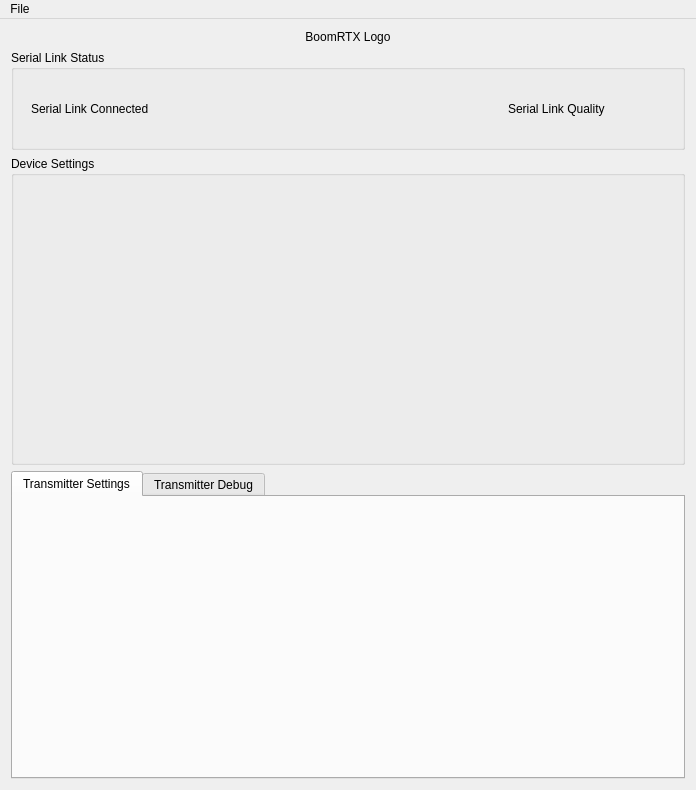
<?xml version="1.0" encoding="UTF-8"?>
<ui version="4.0">
 <class>MainWindow</class>
 <widget class="QMainWindow" name="MainWindow">
  <property name="geometry">
   <rect>
    <x>0</x>
    <y>0</y>
    <width>696</width>
    <height>790</height>
   </rect>
  </property>
  <property name="windowTitle">
   <string>BoomRTX Configuration Tool</string>
  </property>
  <widget class="QWidget" name="centralWidget">
   <layout class="QGridLayout" name="gridLayout_2">
    <item row="2" column="0">
     <widget class="QGroupBox" name="groupBox_3">
      <property name="sizePolicy">
       <sizepolicy hsizetype="Preferred" vsizetype="Preferred">
        <horstretch>0</horstretch>
        <verstretch>1</verstretch>
       </sizepolicy>
      </property>
      <property name="title">
       <string>Device Settings</string>
      </property>
      <layout class="QGridLayout" name="gridLayout_3">
       <item row="3" column="0">
        <widget class="PropertyFrame" name="deviceTxPower" native="true"/>
       </item>
       <item row="1" column="0">
        <widget class="PropertyFrame" name="deviceId" native="true"/>
       </item>
       <item row="0" column="0">
        <widget class="PropertyFrame" name="deviceType" native="true"/>
       </item>
       <item row="2" column="0">
        <widget class="PropertyFrame" name="deviceChannel" native="true"/>
       </item>
      </layout>
     </widget>
    </item>
    <item row="1" column="0">
     <widget class="QGroupBox" name="groupBox">
      <property name="maximumSize">
       <size>
        <width>16777215</width>
        <height>100</height>
       </size>
      </property>
      <property name="title">
       <string>Serial Link Status</string>
      </property>
      <layout class="QGridLayout" name="gridLayout">
       <item row="0" column="5">
        <widget class="QRoundProgressBar" name="qualityValue" native="true">
         <property name="minimumSize">
          <size>
           <width>60</width>
           <height>60</height>
          </size>
         </property>
        </widget>
       </item>
       <item row="0" column="1">
        <widget class="QLabel" name="serialLinkLabel">
         <property name="text">
          <string>Serial Link Connected</string>
         </property>
        </widget>
       </item>
       <item row="0" column="4">
        <widget class="QLabel" name="label">
         <property name="text">
          <string>Serial Link Quality</string>
         </property>
        </widget>
       </item>
       <item row="0" column="0">
        <widget class="LedIndicator" name="serialLinkLed" native="true"/>
       </item>
       <item row="0" column="3">
        <widget class="LedIndicator" name="serialQualityLed" native="true"/>
       </item>
       <item row="0" column="2">
        <spacer name="horizontalSpacer">
         <property name="orientation">
          <enum>Qt::Horizontal</enum>
         </property>
         <property name="sizeHint" stdset="0">
          <size>
           <width>40</width>
           <height>20</height>
          </size>
         </property>
        </spacer>
       </item>
      </layout>
     </widget>
    </item>
    <item row="3" column="0">
     <widget class="QTabWidget" name="transmitterSettings">
      <property name="sizePolicy">
       <sizepolicy hsizetype="Expanding" vsizetype="MinimumExpanding">
        <horstretch>0</horstretch>
        <verstretch>1</verstretch>
       </sizepolicy>
      </property>
      <property name="minimumSize">
       <size>
        <width>0</width>
        <height>200</height>
       </size>
      </property>
      <property name="currentIndex">
       <number>0</number>
      </property>
      <widget class="QWidget" name="tab">
       <attribute name="title">
        <string>Transmitter Settings</string>
       </attribute>
       <layout class="QGridLayout" name="gridLayout_4">
        <item row="0" column="0">
         <widget class="PropertyFrame" name="targetDevice1" native="true">
          <property name="minimumSize">
           <size>
            <width>0</width>
            <height>60</height>
           </size>
          </property>
         </widget>
        </item>
        <item row="1" column="0">
         <widget class="PropertyFrame" name="targetDevice2" native="true">
          <property name="minimumSize">
           <size>
            <width>0</width>
            <height>60</height>
           </size>
          </property>
         </widget>
        </item>
       </layout>
      </widget>
      <widget class="QWidget" name="tab_2">
       <attribute name="title">
        <string>Transmitter Debug</string>
       </attribute>
       <layout class="QVBoxLayout" name="verticalLayout">
        <item>
         <widget class="QGroupBox" name="groupBox_5">
          <property name="title">
           <string>Target Selection</string>
          </property>
          <layout class="QGridLayout" name="gridLayout_5">
           <item row="0" column="0">
            <widget class="QRadioButton" name="radioSwitchTarget1">
             <property name="text">
              <string>Target #1</string>
             </property>
             <property name="checked">
              <bool>true</bool>
             </property>
            </widget>
           </item>
           <item row="0" column="1">
            <widget class="QRadioButton" name="radioSwitchTarget2">
             <property name="text">
              <string>Target #2</string>
             </property>
            </widget>
           </item>
           <item row="0" column="2">
            <widget class="QCheckBox" name="checkMechanicalSelection">
             <property name="text">
              <string>Use mechanical selection</string>
             </property>
             <property name="checked">
              <bool>true</bool>
             </property>
            </widget>
           </item>
          </layout>
         </widget>
        </item>
        <item>
         <widget class="QGroupBox" name="groupBox_2">
          <property name="title">
           <string>Target Radio Quality</string>
          </property>
          <layout class="QHBoxLayout" name="horizontalLayout">
           <item>
            <widget class="QProgressBar" name="radioQualityProgressBar">
             <property name="maximum">
              <number>100</number>
             </property>
             <property name="value">
              <number>15</number>
             </property>
            </widget>
           </item>
          </layout>
         </widget>
        </item>
        <item>
         <widget class="QGroupBox" name="groupBox_4">
          <property name="title">
           <string>Firing</string>
          </property>
          <layout class="QGridLayout" name="gridLayout_6">
           <item row="0" column="3">
            <widget class="QPushButton" name="triggerFire2">
             <property name="text">
              <string>Trigger Relay #2</string>
             </property>
            </widget>
           </item>
           <item row="0" column="0">
            <widget class="LedIndicator" name="relayIndicator1" native="true"/>
           </item>
           <item row="0" column="1">
            <widget class="QPushButton" name="triggerFire1">
             <property name="text">
              <string>Trigger Relay #1</string>
             </property>
            </widget>
           </item>
           <item row="0" column="2">
            <widget class="LedIndicator" name="relayIndicator2" native="true"/>
           </item>
          </layout>
         </widget>
        </item>
       </layout>
      </widget>
     </widget>
    </item>
    <item row="0" column="0">
     <widget class="QLabel" name="logoLabel">
      <property name="text">
       <string>BoomRTX Logo</string>
      </property>
      <property name="alignment">
       <set>Qt::AlignCenter</set>
      </property>
     </widget>
    </item>
   </layout>
  </widget>
  <widget class="QMenuBar" name="menuBar">
   <property name="geometry">
    <rect>
     <x>0</x>
     <y>0</y>
     <width>696</width>
     <height>22</height>
    </rect>
   </property>
   <widget class="QMenu" name="menuFile">
    <property name="title">
     <string>File</string>
    </property>
    <addaction name="actionConnect"/>
    <addaction name="actionDisconnect"/>
   </widget>
   <addaction name="menuFile"/>
  </widget>
  <action name="actionConnect">
   <property name="text">
    <string>Connect</string>
   </property>
  </action>
  <action name="actionDisconnect">
   <property name="text">
    <string>Disconnect</string>
   </property>
  </action>
 </widget>
 <layoutdefault spacing="6" margin="11"/>
 <customwidgets>
  <customwidget>
   <class>LedIndicator</class>
   <extends>QWidget</extends>
   <header>ledindicator.h</header>
   <container>1</container>
  </customwidget>
  <customwidget>
   <class>PropertyFrame</class>
   <extends>QWidget</extends>
   <header>propertyframe.h</header>
   <container>1</container>
  </customwidget>
  <customwidget>
   <class>QRoundProgressBar</class>
   <extends>QWidget</extends>
   <header>qroundprogressbar.h</header>
   <container>1</container>
  </customwidget>
 </customwidgets>
 <resources/>
 <connections/>
</ui>
